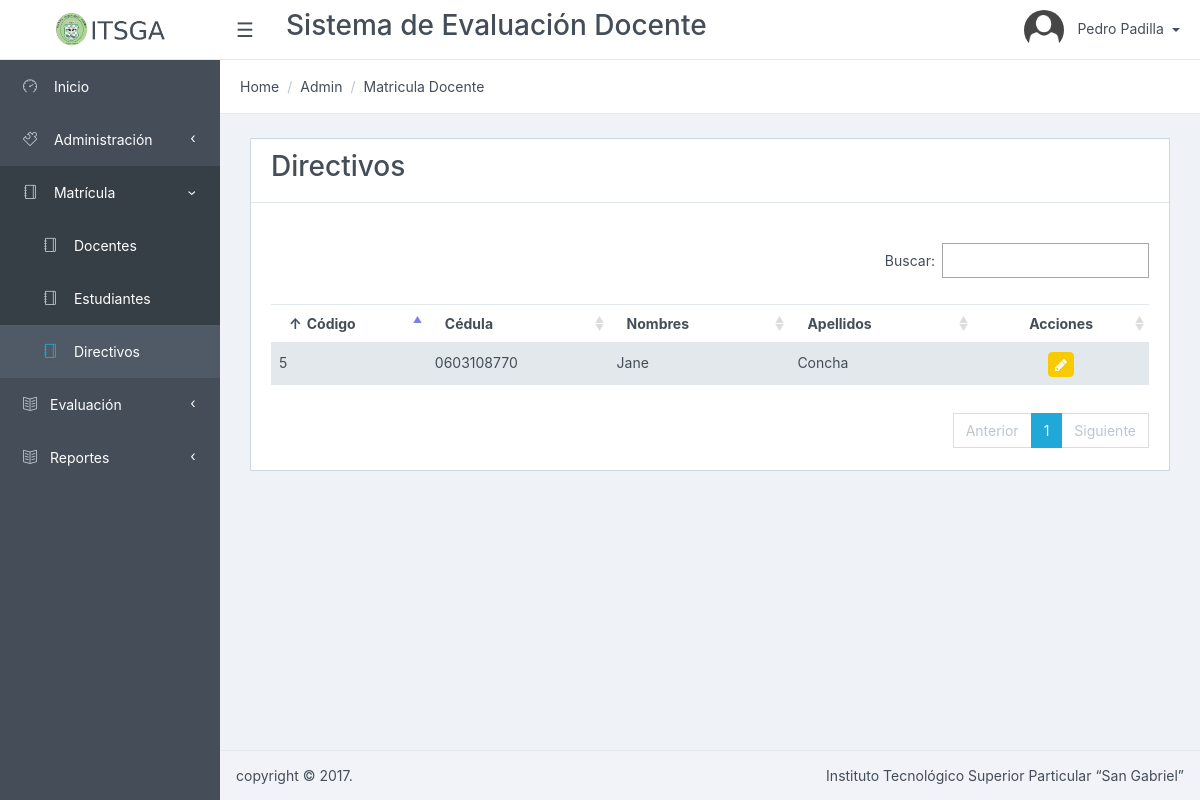
The page /Matricula/listarAdministrativos/ (signed in) on the database its author committed.
### tables this page shows
CREATE TABLE `usuario` (
  `usuario_id` int(11) NOT NULL AUTO_INCREMENT,
  `cedula` varchar(10) NOT NULL,
  `nombres` varchar(128) NOT NULL,
  `apellidos` varchar(128) NOT NULL,
  `password` varchar(45) NOT NULL,
  `direccion` varchar(512) DEFAULT NULL,
  `telefono` varchar(10) DEFAULT NULL,
  `celular` varchar(10) DEFAULT NULL,
  `email` varchar(512) DEFAULT NULL,
  `estado` tinyint(1) NOT NULL DEFAULT '1',
  `tipo_usuario_id` int(11) NOT NULL,
  `especialidad_id` int(11) DEFAULT NULL,
  PRIMARY KEY (`usuario_id`),
  KEY `fk_usuario_tipo_usuario` (`tipo_usuario_id`),
  CONSTRAINT `fk_usuario_tipo_usuario` FOREIGN KEY (`tipo_usuario_id`) REFERENCES `tipo_usuario` (`tipo_usuario_id`) ON DELETE NO ACTION ON UPDATE NO ACTION
);

### app/controllers/MatriculaController.php (called while the page is built, shortened)
<?php
require_once (PATH_MODELS . "/MatriculaModel.php");
class MatriculaController {
	public function listarAdministrativos() {
		$model = new MatriculaModel();
		$datos = $model->getlistadoAdministrativos();
		require_once PATH_VIEWS."/Matricula/view.listAdministrativos.php";
	}
}

### index.php (called while the page is built, shortened)
<?php
if(isset($_GET['action'])){
	$redirect = ($_GET['action']!='')?$_GET['action']:"listar";
}
$controller = new $controllerName();
$controller->$redirect();
?>

### public/views/Matricula/index.php (called while the page is built, shortened)
<?php
require_once("../../../index.php");
?>

### app/models/MatriculaModel.php (called while the page is built, shortened)
<?php
require_once(PATH_MODELS."/BaseModel.php");
class MatriculaModel {
	public function getlistadoAdministrativos(){
		$model = new BaseModel();
		$sql = "select *, usuario_id as id
				from usuario
				where tipo_usuario_id=4";
		return $model->execSql($sql, array(),true);
	}
}

### app/models/BaseModel.php (called while the page is built, shortened)
<?php
class BaseModel {
	private $pdo;
	private function openConexion() {
		try {
			$this->pdo = new PDO ( 'mysql:host=' . HOSTNAME_DATABASE . ';dbname=' . DATABASE . ';charset=utf8', USERNAME, PASSWORD );
			$this->pdo->setAttribute ( PDO::ATTR_ERRMODE, PDO::ERRMODE_EXCEPTION );
		} catch ( Exception $e ) {
			die ( $e->getMessage () );
		}
	}
	private function closeConexion() {
		$this->pdo = null;
	}
	public function execSql($sql, $parameters, $list = false, $obtainId = false) {
		try {
			$stm = $this->pdo->prepare ( $sql );
			$stm->execute ( $parameters );
			if ($obtainId) {
				$result = $this->pdo->lastInsertId ();
			} else {
				if ($list) {
					$result = $stm->fetchAll ( PDO::FETCH_OBJ );
				} else {
					$result = $stm->fetch ( PDO::FETCH_OBJ );
				}
			}
		} catch ( Exception $e ) {
			die ( $e->getMessage () );
		}
		return $result;
	}
}

### public/views/Matricula/view.listAdministrativos.php (the view, shortened to what this page needs)
<?php include_once PATH_TEMPLATE.'/header.php';?>
<div class="card">
<div class="card-header">
    	<h3>Directivos</h3>
</div>
<div class="card-block">
	<table class="table table-striped" id="dataTables-example" >
    <thead>
	    <tr>
	    	<th>Código</th>
	    	<th>Cédula</th>
	    	<th>Nombres</th>
	    	<th>Apellidos</th>
	    	<th style="text-align: center; width: 20%">Acciones</th>
	    </tr>
    </thead>
    <tbody>
    	<?php foreach ($datos as $item) {
    		echo "<tr><td>".$item->id."</td>";
    		echo "<td>".$item->cedula."</td>";
    		echo "<td>".$item->nombres."</td>";
    		echo "<td>".$item->apellidos."</td>";
    		echo "<td align='center'>
						<a class='btn btn-warning btn-sm' href='../listarDocentes/".$item->id."' title='Editar'>
							<i class='fa fa-pencil'></i>
						</a>
		 		</td></tr>";
    	}?>
    </tbody>
    </table>
</div>
</div>
<?php include_once PATH_TEMPLATE.'/footer.php';?>
<link href="<?php echo PATH_CSS; ?>/dataTables.bootstrap.css" rel="stylesheet">
<link href="<?php echo PATH_CSS; ?>/bootstrapValidator.min.css" rel="stylesheet">
</body>
</html>

### rows shown on the page
usuario: usuario_id "5", cedula "0603108770", nombres "Jane", apellidos "Concha"

### other values the page prints
$_SESSION['SESSION_USER']->nombres "Pedro"
$_SESSION['SESSION_USER']->apellidos "Padilla"
$title "Matricula Docente"
